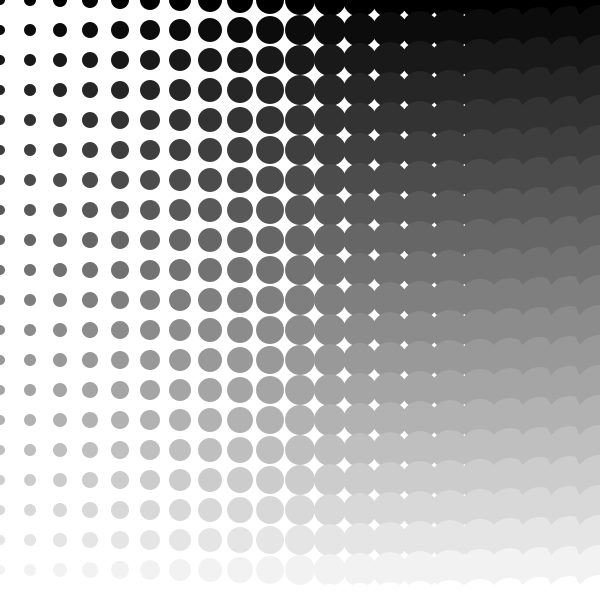
Frame 1 (no input)
Frame 60 (the mouse pressed at the canvas centre just before this capture): identical to frame 1, image omitted
Frame 120 (the mouse held since frame 60 and released just before this capture): identical to frame 1, image omitted

The Processing sketch that drew this single still picture (run headless with seeded random() and noise(); from frame 60 on, the mouse is pressed at the canvas centre):

// Processing sketch: nested_loops2
// ── nested_loops2.pde
void setup() {
  size(600,600);
  noStroke();
}

void draw() {
  background(255);
  
  //draw a grid of ellipses with color and size dependent on where in the grid they are
  
  //TWO WAYS WE'll MAKE THIS LOOP:
  //1: we'll keep our index counters simple and map our position values.
  
  //loop 21 times in the x, 21 times in the y direction
  for (int i = 0; i <= 20; i++) {
    for (int j = 0; j <= 20; j++) {
      
      //map the position values relative to the loop indices
      float ellipsePosX = map(i, 0, 20, 0, width);
      float ellipsePosY = map(j, 0, 20, 0, height);
      
      //map the size of the ellipse relative to the i loop index
      float ellipseSize = map(i, 0, 20, 10, 50);
      
      //map the fill color of the ellipse relative to the j loop index
      float ellipseCol = map(j, 0, 20, 0, 255);
      
      //fill and draw the ellipse with our new values
      fill(ellipseCol);
      ellipse(ellipsePosX,ellipsePosY,ellipseSize,ellipseSize);
    }
  }
  
  // TRY THIS ONE NEXT:
  // 2: now we will have a more complex loop index and draw things directly.
  
  /*
  // loop 21 times in width, 21 times in the height 
  // (provided our width and height are evenly divisible by 20)
  for (int x = 0; x <= width; x += width/20) {
    for (int y = 0; y <= height; y += height/20) {
      
      // map a fill value based on the x index
      fill(map(x, 0, width, 0, 255));
      
      //map a size variable based on the y index
      float s = map(y, 0, height, 10, 50);
      
      //draw the ellipse at x and y with size of s
      ellipse(x, y, s, s);
    }
  }
  */
}
